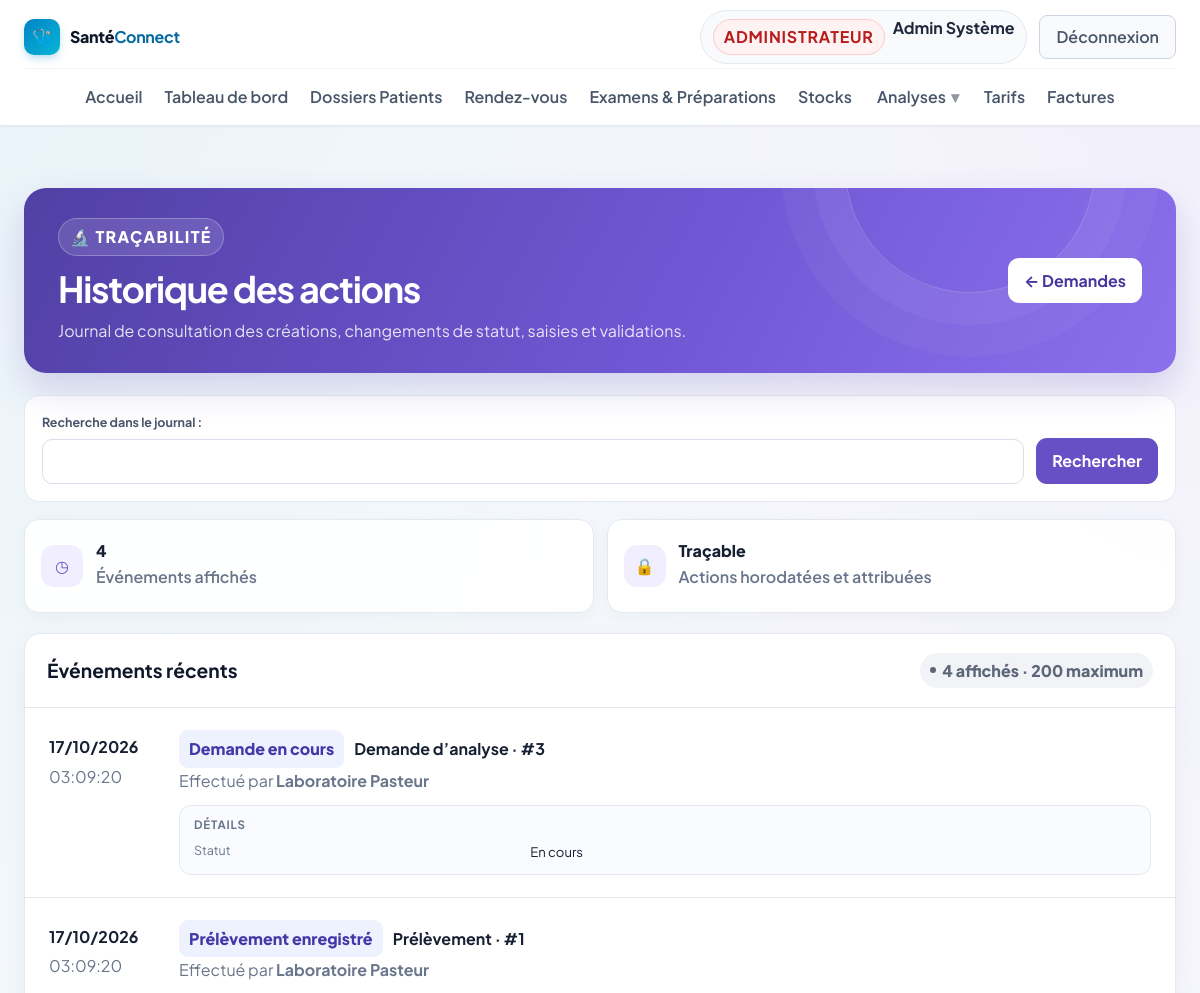
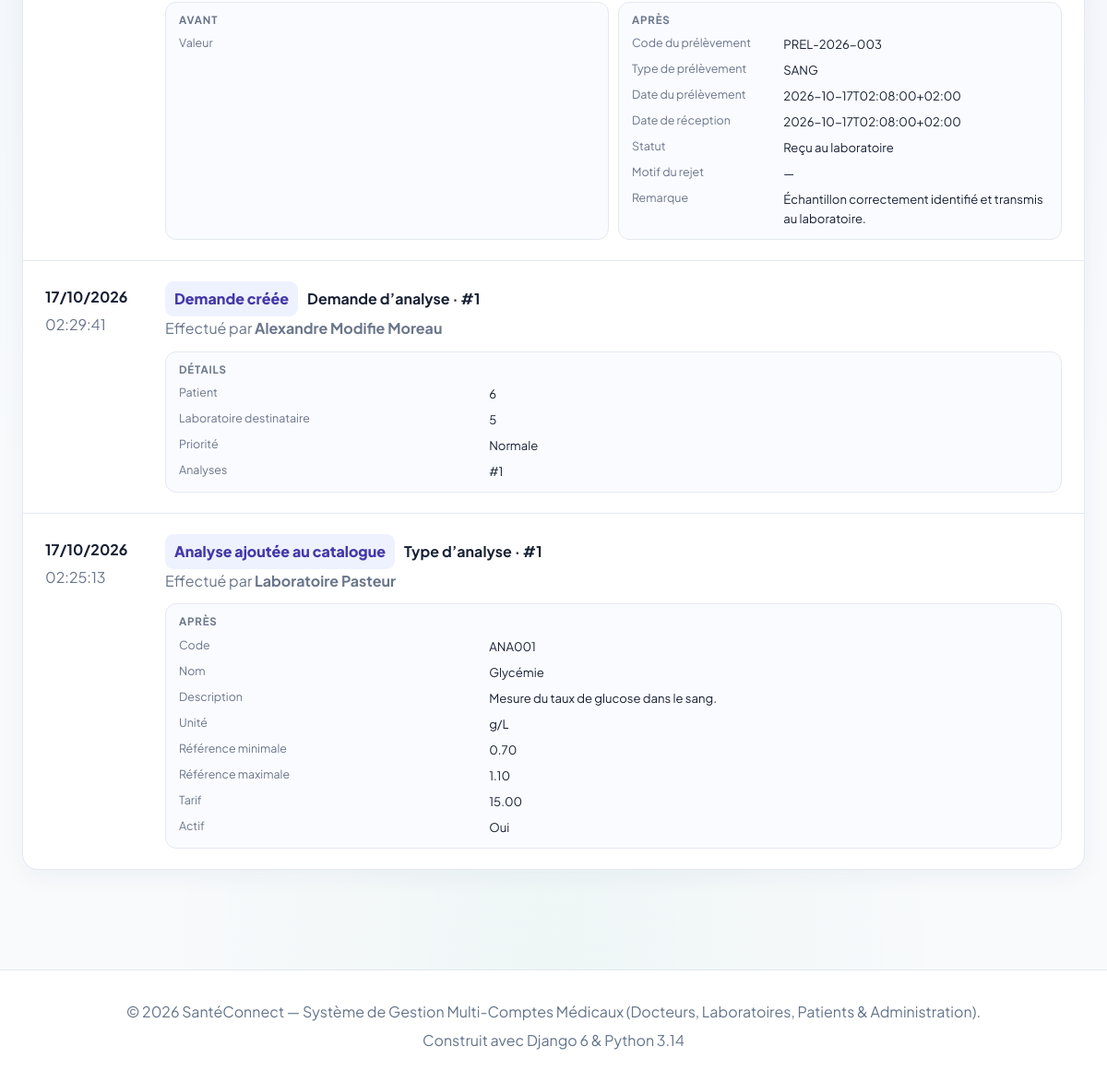
Screenshot of /laboratoire/historique/ (signed in) with the database file from the repository (2 pictures, top to bottom).
### accounts/models.py (models this page shows, shortened)
class User(AbstractUser):
    class Role(models.TextChoices):
        ADMIN = 'ADMIN', 'Administrateur'
        DOCTEUR = 'DOCTEUR', 'Médecin'
        LABORATOIRE = 'LABORATOIRE', 'Laborantin'
        PATIENT = 'PATIENT', 'Patient'
    role = models.CharField(
        max_length=20,
        choices=Role.choices,
        default=Role.PATIENT,
        verbose_name="Rôle utilisateur"
    )
    phone = models.CharField(max_length=25, blank=True, null=True, verbose_name="Téléphone")
    address = models.CharField(max_length=255, blank=True, null=True, verbose_name="Adresse")
    city = models.CharField(max_length=100, blank=True, null=True, verbose_name="Ville")
    is_verified = models.BooleanField(
        default=False,
        verbose_name="Compte certifié / validé",
        help_text="Coché par l'administrateur pour valider l'activité d'un docteur ou laboratoire."
    )
    objects = CustomUserManager()
    class Meta:
        verbose_name = "Utilisateur"
        verbose_name_plural = "Tous les Utilisateurs"
    @property
    def is_doctor(self):
        return self.role == self.Role.DOCTEUR
    @property
    def is_laboratory(self):
        return self.role == self.Role.LABORATOIRE
    @property
    def is_patient(self):
        return self.role == self.Role.PATIENT
    @property
    def is_admin_user(self):
        return self.role == self.Role.ADMIN or self.is_superuser

### laboratoire/models.py (models this page shows, shortened)
class HistoriqueAction(models.Model):
    utilisateur = models.ForeignKey(
        settings.AUTH_USER_MODEL, on_delete=models.SET_NULL, null=True, blank=True,
        related_name="actions_laboratoire", verbose_name="Utilisateur",
    )
    type_action = models.CharField("Action", max_length=40)
    objet_concerne = models.CharField("Objet concerné", max_length=80)
    objet_id = models.PositiveBigIntegerField("Identifiant de l’objet", null=True, blank=True)
    date_action = models.DateTimeField("Date de l’action", auto_now_add=True)
    details = models.JSONField("Détails", default=dict, blank=True)
    class Meta:
        ordering = ["-date_action", "-pk"]
        verbose_name = "Action de laboratoire"
        verbose_name_plural = "Historique des actions"

### laboratoire/views.py (the view, shortened to what this page needs)
# urls.py: path("historique/", views.historique, name="historique"),
@consultation_requise
def historique(request):
    exiger(request.user, "historique")
    actions = HistoriqueAction.objects.select_related("utilisateur")
    filter_form = HistoriqueFilterForm(request.GET)
    filters = filter_form.cleaned_data if filter_form.is_valid() else {}
    q = filters.get("q", "")
    actions = list(actions[:200])
    for action in actions:
        _prepare_history_action(action)
    return render(request, "laboratoire/historique.html", {
        "actions": actions,
        "filter_form": filter_form,
        "action_count": len(actions),
        "q": q,
    })

### laboratoire/forms.py
class HistoriqueFilterForm(forms.Form):
    q = forms.CharField(
        required=False,
        max_length=120,
        label="Recherche dans le journal",
        widget=forms.SearchInput(attrs={"maxlength": 120}),
    )

### laboratoire/permissions.py (called while the page is built, shortened)
def is_lab(user):
    return user.is_authenticated and user.is_laboratory

def is_admin(user):
    return user.is_authenticated and (
        user.is_admin_user or user.is_staff or user.is_superuser
    )

def peut(user, action, *, demande=None, resultat=None):
    if not user or not user.is_authenticated:
        return False
    if action == "historique":
        return is_admin(user)

def exiger(user, action, *, demande=None, resultat=None):
    if not peut(user, action, demande=demande, resultat=resultat):
        raise PermissionDenied("Vous n’avez pas l’autorisation d’effectuer cette action.")

def can_view_requests(user):
    return user.is_authenticated and (
        is_lab(user) or user.is_doctor or is_admin(user)
    )

def role_required(check, message):
    def decorator(view):
        @wraps(view)
        def wrapped(request, *args, **kwargs):
            if not request.user.is_authenticated:
                return redirect_to_login(request.get_full_path())
            if not check(request.user):
                messages.error(request, message)
                return redirect("dashboard")
            return view(request, *args, **kwargs)
        return wrapped
    return decorator

### laboratoire/templates/laboratoire/historique.html (shortened to what this page needs)
{% extends "base.html" %}
{% load static %}
{% block extra_css %}<link rel="stylesheet" href="{% static 'laboratoire/laboratoire.css' %}">{% endblock %}
{% block content %}
<div class="lab-shell">
  <header class="lab-hero">
    <div class="lab-hero__copy">
      <span class="lab-hero__eyebrow">🔬 Traçabilité</span>
      <h1>Historique des actions</h1>
      <p>Journal de consultation des créations, changements de statut, saisies et validations.</p>
    </div>
    <div class="lab-hero__actions"><a class="lab-btn lab-btn--white" href="{% url 'laboratoire:demande_list' %}">← Demandes</a></div>
  </header>
  <form method="get" class="lab-filter lab-history-filter" role="search">
    <div>
      {{ filter_form.q.label_tag }}{{ filter_form.q }}
    </div>
    <button class="lab-btn lab-btn--primary" type="submit">Rechercher</button>
  </form>
  <section class="lab-stats lab-history-stats" aria-label="Résumé du journal">
    <article class="lab-stat"><span class="lab-stat__icon">◷</span><span><strong class="lab-stat__number">{{ action_count }}</strong><span class="lab-stat__label">Événements affichés</span></span></article>
    <article class="lab-stat"><span class="lab-stat__icon">🔒</span><span><strong class="lab-stat__number">Traçable</strong><span class="lab-stat__label">Actions horodatées et attribuées</span></span></article>
  </section>
  <section class="lab-panel">
    <div class="lab-panel__head"><h2>Événements récents</h2><span class="lab-badge lab-badge--neutral">{{ action_count }} affiché{{ action_count|pluralize:"s" }} · 200 maximum</span></div>
    <div class="lab-history-list">
      {% for action in actions %}
        <article class="lab-history-item">
          <div class="lab-history-item__aside">
            <span class="lab-history-item__date">{{ action.date_action|date:"d/m/Y" }}</span>
            <span class="lab-history-item__time">{{ action.date_action|date:"H:i:s" }}</span>
          </div>
          <div class="lab-history-item__main">
            <div class="lab-history-item__heading">
              <span class="lab-history-item__action">{{ action.action_label }}</span>
              <span class="lab-history-item__object">{{ action.object_label }}{% if action.objet_id %} · #{{ action.objet_id }}{% endif %}</span>
            </div>
            <p class="lab-history-item__user">Effectué par <strong>{{ action.actor_label }}</strong></p>
            {% if action.detail_sections %}
              <div class="lab-history-changes">
                {% for section in action.detail_sections %}
                  <section class="lab-history-change">
                    <h3>{{ section.title }}</h3>
                    <dl>
                      {% for item in section.items %}
                        <div><dt>{{ item.label }}</dt><dd>{{ item.value }}</dd></div>
                      {% endfor %}
                    </dl>
                  </section>
                {% endfor %}
              </div>
            {% else %}
              <p class="lab-history-no-details">Aucun détail complémentaire enregistré.</p>
            {% endif %}
          </div>
        </article>
      {% empty %}
        <div class="lab-empty"><span class="lab-empty__icon">🕘</span><h3>Aucune action pour le moment</h3><p>Les opérations effectuées sur les demandes, prélèvements et résultats seront consignées ici.</p></div>
      {% endfor %}
    </div>
  </section>
</div>
{% endblock %}

### templates/base.html (shortened to what this page needs)
{% load static %}
<!doctype html>
<html lang="fr">
  <head>
    <link rel="stylesheet" href="{% static 'css/style.css' %}?v=20261027_1" />
    {% block extra_css %}{% endblock %}
  </head>
  <body>
    <nav class="navbar" id="main-navbar" aria-label="Navigation principale">
      <div class="container navbar-inner">
        <div class="navbar-brand-section">
          <a href="{% url 'home' %}" class="logo-brand" id="brand-logo-link">
            <span class="logo-icon">🩺</span>
            <span class="logo-text"
              >Santé<strong style="color: var(--primary)">Connect</strong></span
            >
          </a>
        </div>
        <div class="nav-links" id="main-nav-links">
          <a href="{% url 'home' %}" class="nav-item-link" id="nav-home"
            >Accueil</a
          >
          {% if user.is_authenticated %}
            <a href="{% url 'dashboard' %}" class="nav-item-link" id="nav-dashboard">Tableau de bord</a>
            {% if user.is_admin_user or user.is_doctor %}
              <a href="{% url 'dossiers_patients_list' %}" class="nav-item-link" id="nav-dossiers">Dossiers Patients</a>
            {% endif %}
            {% if user.is_admin_user or user.is_doctor or user.is_patient %}
              <a href="{% url 'rendezvous:rdv_list' %}" class="nav-item-link" id="nav-rendezvous">Rendez-vous</a>
            {% endif %}
            {% if user.is_admin_user or user.is_doctor %}
              <a href="{% url 'examens_list' %}" class="nav-item-link" id="nav-examens">Examens &amp; Préparations</a>
            {% endif %}
            {% if user.is_admin_user or user.is_laboratory or user.is_doctor %}
              <a href="{% url 'stock:dashboard' %}" class="nav-item-link" id="nav-stock">Stocks</a>
            {% endif %}
            {% if user.is_laboratory %}
              <a href="{% url 'laboratoire:prelevement_list' %}" class="nav-item-link" id="nav-laboratoire">Prélèvements</a>
            {% elif user.is_admin_user or user.is_staff or user.is_superuser %}
              <div class="nav-mega-wrapper">
                <a href="{% url 'laboratoire:demande_list' %}" class="nav-item-link nav-mega-trigger" id="nav-laboratoire-menu">Analyses <span class="nav-caret" aria-hidden="true">▾</span></a>
              </div>
            {% elif user.is_doctor %}
              <a href="{% url 'laboratoire:demande_list' %}" class="nav-item-link">Analyses</a>
            {% endif %}
            {% if user.is_admin_user or user.is_staff or user.is_superuser %}
              <a href="{% url 'tarif_list' %}" class="nav-item-link" id="nav-tarifs">Tarifs</a>
            {% endif %}
            {% if user.is_admin_user or user.is_patient or user.is_doctor and user.is_verified %}
              <a href="{% url 'facture_list' %}" class="nav-item-link" id="nav-factures">Factures</a>
            {% endif %}
          {% endif %}
        </div>
        <div class="navbar-user-actions" id="nav-user-actions">
          {% if user.is_authenticated %}
          <div class="nav-user-badge" id="nav-user-profile">
            <span class="badge-role {{ user.role }}"
              >{{ user.get_role_display }}</span
            >
            <a
              href="{% url 'profile' %}"
              class="nav-user-name-link"
              id="nav-profile-edit"
              title="Mon profil"
              >{{ user.get_full_name|default:user.username }}</a
            >
          </div>
          <a
            href="{% url 'logout' %}"
            class="nav-logout-btn"
            id="btn-nav-logout"
            >Déconnexion</a
          >
          {% endif %}
        </div>
      </div>
    </nav>
    <main id="contenu" style="flex: 1; padding: 24px 0 60px">
      {% block content %}{% endblock %}
    </main>
    <footer class="footer">
      <div class="container">
        <p>
          © 2026 SantéConnect — Système de Gestion Multi-Comptes Médicaux
          (Docteurs, Laboratoires, Patients & Administration).
        </p>
        <p style="margin-top: 6px; font-size: 0.8rem; color: #64748b">
          Construit avec Django 6 & Python 3.14
        </p>
      </div>
    </footer>
  </body>
</html>

### rows the page displays
User: role "ADMINISTRATEUR", get_full_name "Admin Système"
HistoriqueAction: date_action "17/10/2026", date_action "03:09:20", action_label "Demande en cours", object_label "Demande d’analyse", objet_id "3", actor_label "Laboratoire Pasteur", title "DÉTAILS", label "Statut", value "En cours"
HistoriqueAction: date_action "17/10/2026", date_action "03:09:20", action_label "Prélèvement enregistré", object_label "Prélèvement", objet_id "1", actor_label "Laboratoire Pasteur", title "AVANT" "APRÈS", label "Valeur" "Code du prélèvement" "Type de prélèvement" "Date du prélèvement" "Date de réception" "Statut" "Motif du rejet" "Remarque", value "PREL-2026-003" "SANG" "2026-10-17T02:08:00+02:00" "2026-10-17T02:08:00+02:00" "Reçu au laboratoire" "—" "Échantillon correctement identifié et transmis au laboratoire."
HistoriqueAction: date_action "17/10/2026", date_action "02:29:41", action_label "Demande créée", object_label "Demande d’analyse", objet_id "1", actor_label "Alexandre Modifie Moreau", title "DÉTAILS", label "Patient" "Laboratoire destinataire" "Priorité" "Analyses", value "6" "5" "Normale" "#1"
HistoriqueAction: date_action "17/10/2026", date_action "02:25:13", action_label "Analyse ajoutée au catalogue", object_label "Type d’analyse", objet_id "1", actor_label "Laboratoire Pasteur", title "APRÈS", label "Code" "Nom" "Description" "Unité" "Référence minimale" "Référence maximale" "Tarif" "Actif", value "ANA001" "Glycémie" "Mesure du taux de glucose dans le sang." "g/L" "0.70" "1.10" "15.00" "Oui"

### other values shown
{{ filter_form.q.label_tag }} "Recherche dans le journal :"
{{ action_count }} "4"
